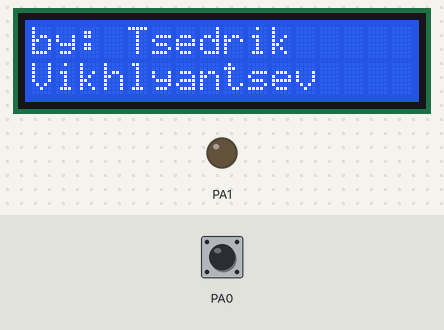
The sketch below on a simulated STM32 Blue Pill. Shown: 16×2 character LCD, output pins drawn as LEDs (lit = HIGH). Dashed ring = blinking. Inputs (shaded band) come from the test bench; at power-on: PA0 HIGH.

Above: at 1.1 s.
At 4.2 s:
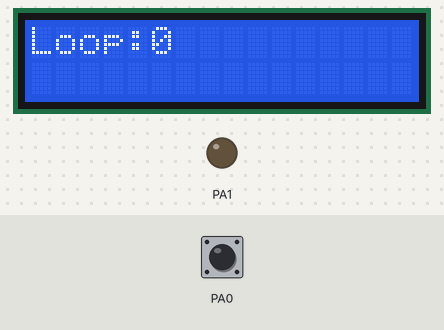
4.3 s: PA0 driven LOW
At 5.3 s:
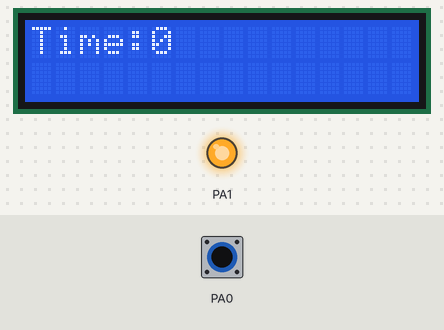
7.3 s: PA0 pulsed HIGH 5 times (0.12 s each, 0.3 s apart)
At 7.82 s:
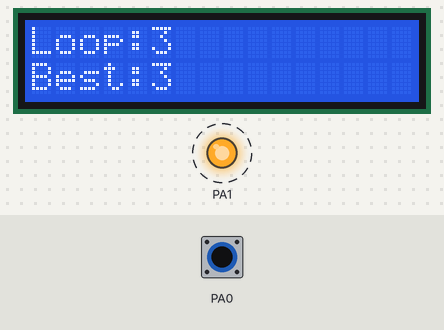
Timing chart, 0 to 10.3 s (numbered marks = the images above; inputs shaded):
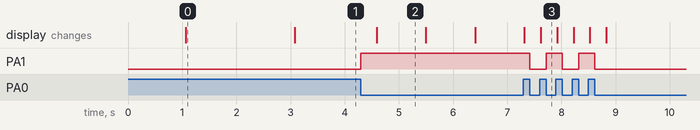

Measured:
- after the input at 4.3 s, PA1: LOW → HIGH at once; the display: changes after 0.29 s (image 2)
- after the input at 7.3 s, PA1: alternates HIGH for 0.30 s and LOW for 0.30 s, 5 changes in all, then stays LOW, starting after 0.12 s; the display: first differs from a run without the input after 0.32 s (image 3)
- what the display in image 0 shows lasts 2.0 s, from 1.1 s to 3.1 s
- what the display in image 2 shows lasts 0.9 s, from 4.6 s to 5.5 s

The sketch:

advanced_timer.ino
```cpp
#include <LiquidCrystal.h>

const int rs = PB11, en = PB10, d4 = PB0, d5 = PB1, d6 = PC13, d7 = PC14;
const int timer_period = 1000000;
const int interface_update_period = 300;

LiquidCrystal lcd( rs, en, d4, d5, d6, d7 );
volatile boolean isMeasuring = false;
volatile int currentInterval = 0;
volatile int bestInterval = 0;

void setup()
{
  lcd.begin( 16, 2 );

  lcd.print( "MC MIPT project" );
  lcd.setCursor( 0, 1 );
  lcd.print( "2023" );
  delay( 1000 );

  lcd.clear();
  lcd.print( "by: Tsedrik" );
  lcd.setCursor( 0, 1 );
  lcd.print( "Vikhlyantsev" );
  delay( 2000 );

  pinMode( PA1, OUTPUT );
  pinMode( PA0, INPUT );
  attachInterrupt( PA0, onButtonPush, FALLING );

  digitalWrite( PA1, LOW );

  Timer3.pause();
  Timer3.setPeriod( timer_period );
  Timer3.attachInterrupt( TIMER_UPDATE_INTERRUPT, onTimerUpdate );

  lcd.clear();
}

void loop()
{
  if( isMeasuring )
  {
    lcd.clear();
    lcd.print( "Time:" );
    lcd.print( currentInterval );
  }
  else
  {
    lcd.clear();
    lcd.print( "Loop:" );
    lcd.print( currentInterval );

    if( bestInterval )
    {
      lcd.setCursor( 0, 1 );
      lcd.print( "Best:" );
      lcd.print( bestInterval );
    }
  }

  delay( interface_update_period );
}

void onButtonPush()
{
  if( isMeasuring )
  {
    endMeasurement();
  }
  else
  {
    startMeasurement();
  }
}

void onTimerUpdate()
{
  ++currentInterval;
}

void startMeasurement()
{
  Timer3.refresh();
  Timer3.resume();
  currentInterval = 0;

  isMeasuring = true;
  digitalWrite( PA1, HIGH );
}

void endMeasurement()
{
  Timer3.pause();

  isMeasuring = false;
  digitalWrite( PA1, LOW );

  if( !bestInterval || currentInterval < bestInterval )
  {
    bestInterval = currentInterval;
  }
}
```
